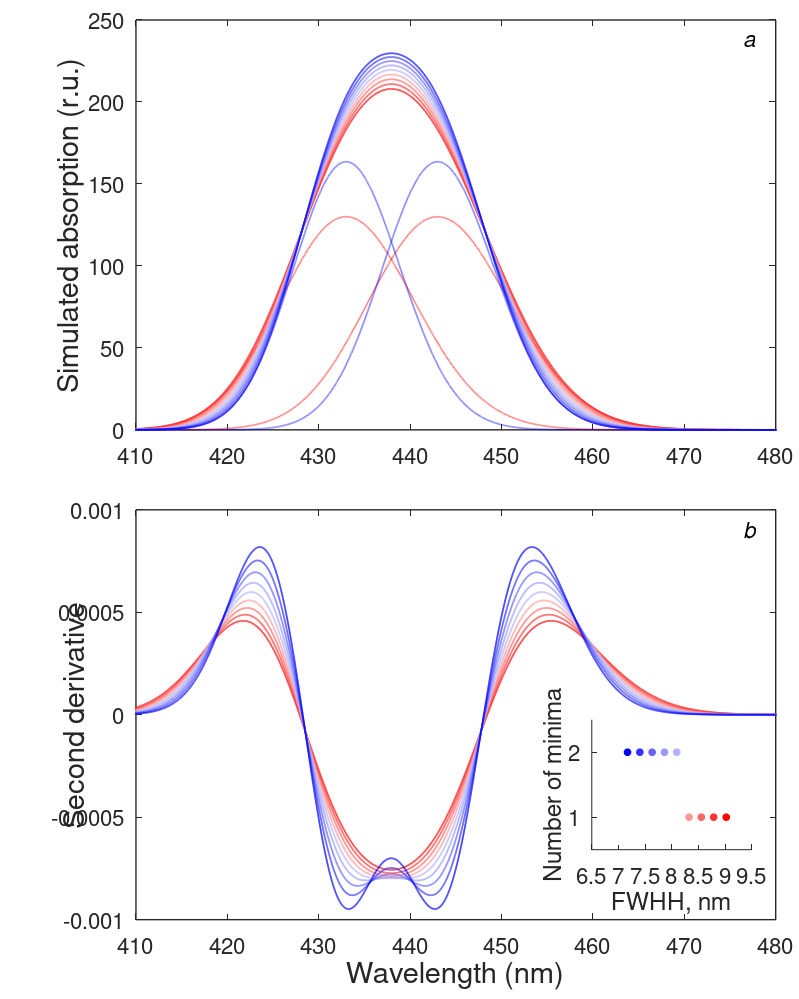

The MATLAB script that drew this image:
close all
clear

police=16;
figure('position', [300 50 800 1000], 'paperpositionmode', 'auto');

ax{1}=axes('position', [0.17 0.57 0.8 0.41]); hold on
ax{2}=axes('position', [0.17 0.08 0.8 0.41]); hold on
ax{3}=axes('position', [0.74 0.15 0.2 0.13]); hold on
% letter='ABCDEFGH';
letter='abcdefgh';

ylabels={'Simulated absorption (r.u.)','Second derivative','Number of minima'};

x=linspace(1e7./500,1e7./400,10000)';
x1=443;
x2=433;
A0=[130 130];

Y=[]; D2Y=[]; N=[]; D3Y=[]; SN=[];

color=[1   0   0;
    1 0.2   0.2;
    1 0.4   0.4;
    1 0.6   0.6;
    0.7 0.7   1;
    0.6   0.6 1;
    0.4   0.4 1;
    0.2   0.2 1;
    0     0   1];
S=390:-10:310;
k=0;
for s1=S
    k=k+1;
    
    s=[s1 s1 600];
    
    A=A0*max(S)/s1;
    
    y0(:,1)=A(1)*exp(-(x-1e7./x1).^2/(2*s(1)^2));
    y0(:,2)=A(2)*exp(-(x-1e7./x2).^2/(2*s(2)^2));
    
    i11=find(y0(:,1) > max(y0(:,1))/2,1,'first');
    i12=find(y0(i11+1:end,1) < max(y0(:,1))/2,1,'first');
    i12=i11+i12;
    sn1=abs(1e7/x(i11)-1e7/x(i12));
    
    i21=find(y0(:,2) > max(y0(:,2))/2,1,'first');
    i22=find(y0(i11+1:end,2) < max(y0(:,2))/2,1,'first');
    i22=i21+i22;
    sn2=abs(1e7/x(i21)-1e7/x(i22));
    
    sn=mean([sn1 sn2]);
    SN=[SN; sn];
    
    y=sum(y0,2);
    
    Y=[Y y];
    dy=diff(y)./diff(x);
    d2y=diff(dy)./diff(x(2:end));
    d3y=diff(d2y);
    
    d3ya=d3y./abs(d3y);
    dd3ya=diff(d3ya);
    dd3yas=numel(find(dd3ya==2));
    n=dd3yas;
    N=[N; n];
    d2ys=sort(d2y);
%     d2y(1:2)
    
    D2Y=[D2Y d2y];
    D3Y=[D3Y d3y];
    axes(ax{1}), plot(1e7./x,y,'color',color(k,:),'linewidth',1.2)
    if s1==S(1) || s1==S(end)
        plot(1e7./x,y0,'color',color(k,:),'linewidth',1.2,'linestyle',':')
        if s1==S(1), Y1=y0; else YF=y0; end
    end
    axes(ax{2}), plot(1e7./x(3:end),d2y,'color',color(k,:),'linewidth',1.2)
    axes(ax{3}), plot(sn,n,'o','markerfacecolor',color(k,:),'markersize',5,'markeredgecolor',color(k,:))
        
end

for k=1:2
    axes(ax{k})
    xlim([410 480])
    set(gca,'fontsize',police,'linewidth',1)
    xl=get(gca,'xlim'); dxl=diff(xl);
    yl=get(gca,'ylim'); dyl=diff(yl);
    ylabel(ylabels{k},'fontsize',police+5,'position',[xl(1)-0.08*dxl mean(yl)])
    box on
    if k==2, xlabel('Wavelength (nm)','fontsize',police+5), end
    pos = get(gca,'Position');
    xpos=0.04; xposnorm=1-xpos/pos(3);
    ypos=0.02; yposnorm=1-ypos/pos(4);
    text(xposnorm,yposnorm,['\it',letter(k)],'fontsize',police,'Units','normalized')
end

axes(ax{3})
ylim([0.5 2.5])
xlim([6.5 9.5])
ylabel(ylabels{3},'fontsize',police)
xlabel('FWHH, nm','fontsize',police)
set(gca,'fontsize',police,'ytick',[1 2],'ticklength',[0.035 0.035])
box off

print('-r300', '-dpng', 'FigS5');

%---------- save data in csv format ----------------------------
csvwrite('..\..\Data\Figures\FigS5_data\Panel_FigS5a\1_narrowest_gaussians.txt',[1e7./x YF])
csvwrite('..\..\Data\Figures\FigS5_data\Panel_FigS5a\2_widest_gaussians.txt',[1e7./x Y1])
csvwrite('..\..\Data\Figures\FigS5_data\Panel_FigS5a\3_sum_of_two_gaussians.txt',[1e7./x Y])

csvwrite('..\..\Data\Figures\FigS5_data\Panel_FigS5b\1_second_derivatives.txt',[1e7./x(3:end) D2Y])

csvwrite('..\..\Data\Figures\FigS5_data\Panel_FigS5b_insert\1_nb_of_maxima_vs_FWHH.txt',[SN N])